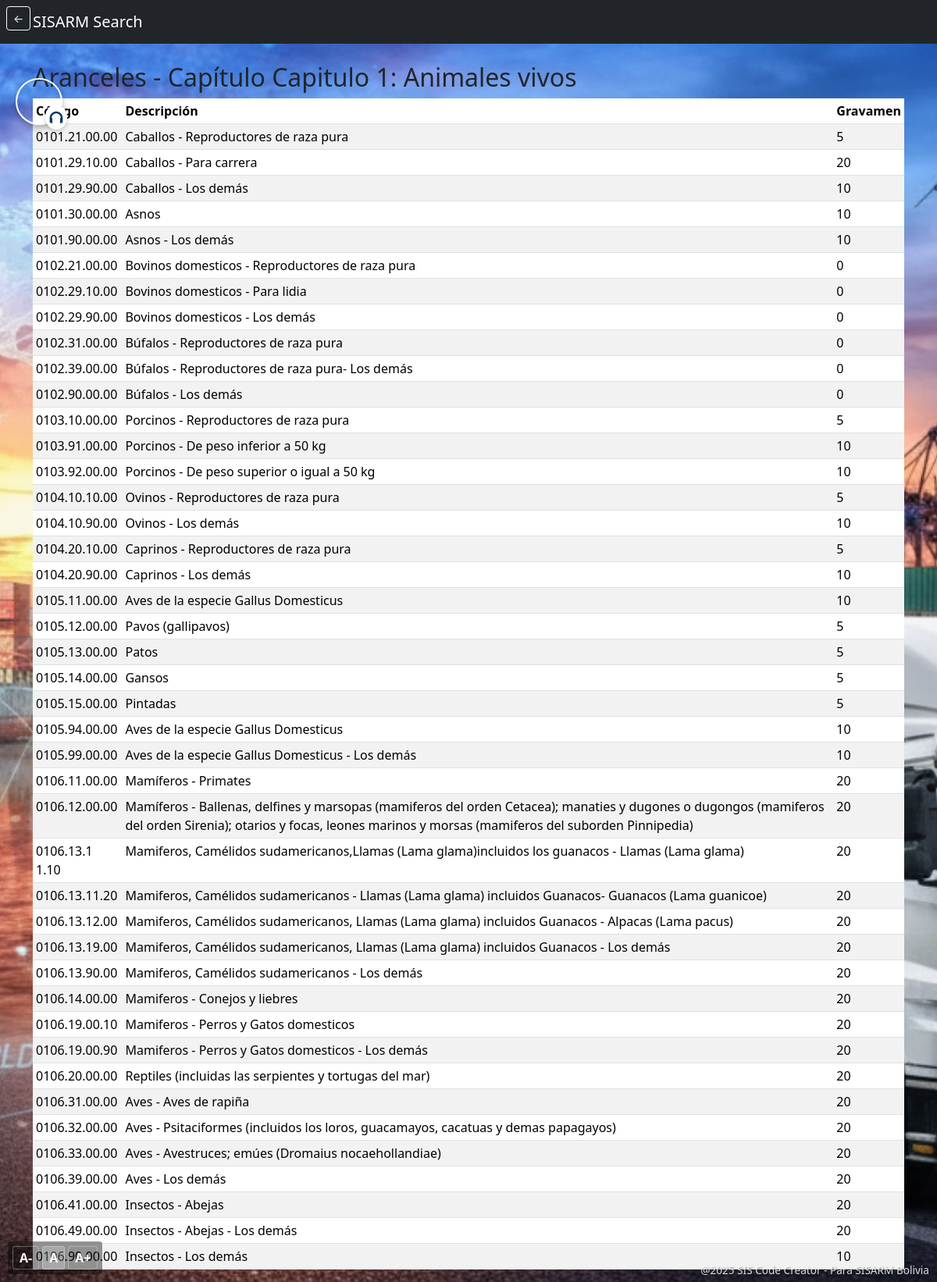
The page /aranceles/Capitulo 1: Animales vivos/ on the database its author committed.
### partidas/models.py (models this page shows, shortened)
class PartidaArancelaria(models.Model):
    capitulo = models.CharField(max_length=10, default="Sin datos")
    partida = models.CharField(max_length=10, default="Sin datos")
    subpartida = models.CharField(max_length=10, default="Sin datos")
    codigo = models.CharField(max_length=50, default="Sin datos")
    descripcion = models.TextField(default="Sin datos")
    gravamen = models.CharField(max_length=50, default="Sin datos")
    ice_iehd = models.CharField(max_length=50, default="Sin datos")
    unidad_medida = models.CharField(max_length=50, default="Sin datos")
    despacho_frontera = models.CharField(max_length=50, default="Sin datos")
    tipo_documento = models.CharField(max_length=50, default="Sin datos")
    entidad_emite = models.CharField(max_length=100, default="Sin datos")
    disp_legal = models.TextField(default="Sin datos")
    can_ace36_ace47_ven = models.CharField(max_length=50, default="Sin datos")
    ace22_chi_prot = models.CharField(max_length=50, default="Sin datos")
    ace66_mexico = models.CharField(max_length=50, default="Sin datos")
    permisos = models.TextField(default="Sin datos")
    subpartidas = models.TextField(default="Sin datos")
    referencia_legal = models.TextField(default="Sin datos")
    updated_at = models.DateTimeField(auto_now=True, null=True, blank=True)

### partidas/views.py (the view)
# urls.py: path('aranceles/<str:capitulo>/', views.aranceles_por_capitulo, name='aranceles_por_capitulo'),
def aranceles_por_capitulo(request, capitulo):
    qs = PartidaArancelaria.objects.filter(capitulo=capitulo).order_by('codigo')
    return render(request, 'partidas/aranceles_por_capitulo.html', {'capitulo': capitulo, 'aranceles': qs})

### partidas/templates/partidas/aranceles_por_capitulo.html (shortened to what this page needs)
{% extends 'partidas/base.html' %}
{% load static %}
{% block body_class %}detalle-bg{% endblock %}
{% block content %}
<h2>Aranceles - Capítulo {{ capitulo }}</h2>
{% if aranceles %}
  <div class="table-responsive">
    <table class="table table-sm table-striped">
      <thead><tr><th>Código</th><th>Descripción</th><th>Gravamen</th></tr></thead>
      <tbody>
        {% for a in aranceles %}
        <tr>
          <td>{{ a.codigo }}</td>
          <td>{{ a.descripcion }}</td>
          <td>{{ a.gravamen }}</td>
        </tr>
        {% endfor %}
      </tbody>
    </table>
  </div>
{% else %}
  <div class="alert alert-info" role="alert">
    No hay partidas registradas para este capítulo.
  </div>
{% endif %}
{% endblock %}

### rows shown on the page
PartidaArancelaria: codigo "0101.21.00.00", descripcion "Caballos - Reproductores de raza pura", gravamen "5"
PartidaArancelaria: codigo "0101.29.10.00", descripcion "Caballos - Para carrera", gravamen "20"
PartidaArancelaria: codigo "0101.29.90.00", descripcion "Caballos - Los demás", gravamen "10"
PartidaArancelaria: codigo "0101.30.00.00", descripcion "Asnos", gravamen "10"
PartidaArancelaria: codigo "0101.90.00.00", descripcion "Asnos - Los demás", gravamen "10"
PartidaArancelaria: codigo "0102.21.00.00", descripcion "Bovinos domesticos - Reproductores de raza pura", gravamen "0"
PartidaArancelaria: codigo "0102.29.10.00", descripcion "Bovinos domesticos - Para lidia", gravamen "0"
PartidaArancelaria: codigo "0102.29.90.00", descripcion "Bovinos domesticos - Los demás", gravamen "0"
PartidaArancelaria: codigo "0102.31.00.00", descripcion "Búfalos - Reproductores de raza pura", gravamen "0"
PartidaArancelaria: codigo "0102.39.00.00", descripcion "Búfalos - Reproductores de raza pura- Los demás", gravamen "0"
PartidaArancelaria: codigo "0102.90.00.00", descripcion "Búfalos - Los demás", gravamen "0"
PartidaArancelaria: codigo "0103.10.00.00", descripcion "Porcinos - Reproductores de raza pura", gravamen "5"
PartidaArancelaria: codigo "0103.91.00.00", descripcion "Porcinos - De peso inferior a 50 kg", gravamen "10"
PartidaArancelaria: codigo "0103.92.00.00", descripcion "Porcinos - De peso superior o igual a 50 kg", gravamen "10"
PartidaArancelaria: codigo "0104.10.10.00", descripcion "Ovinos - Reproductores de raza pura", gravamen "5"
PartidaArancelaria: codigo "0104.10.90.00", descripcion "Ovinos - Los demás", gravamen "10"
PartidaArancelaria: codigo "0104.20.10.00", descripcion "Caprinos - Reproductores de raza pura", gravamen "5"
PartidaArancelaria: codigo "0104.20.90.00", descripcion "Caprinos - Los demás", gravamen "10"
PartidaArancelaria: codigo "0105.11.00.00", descripcion "Aves de la especie Gallus Domesticus", gravamen "10"
PartidaArancelaria: codigo "0105.12.00.00", descripcion "Pavos (gallipavos)", gravamen "5"
PartidaArancelaria: codigo "0105.13.00.00", descripcion "Patos", gravamen "5"
PartidaArancelaria: codigo "0105.14.00.00", descripcion "Gansos", gravamen "5"
PartidaArancelaria: codigo "0105.15.00.00", descripcion "Pintadas", gravamen "5"
PartidaArancelaria: codigo "0105.94.00.00", descripcion "Aves de la especie Gallus Domesticus", gravamen "10"
PartidaArancelaria: codigo "0105.99.00.00", descripcion "Aves de la especie Gallus Domesticus - Los demás", gravamen "10"
PartidaArancelaria: codigo "0106.11.00.00", descripcion "Mamíferos - Primates", gravamen "20"
PartidaArancelaria: codigo "0106.12.00.00", descripcion "Mamíferos - Ballenas, delfines y marsopas (mamiferos del orden Cetacea); manaties y dugones o dugongos (mamiferos del orden Sirenia); otarios y focas, leones marinos y morsas (mamiferos del suborden Pinnipedia)", gravamen "20"
PartidaArancelaria: codigo "0106.13.1 1.10", descripcion "Mamiferos, Camélidos sudamericanos,Llamas (Lama glama)incluidos los guanacos - Llamas (Lama glama)", gravamen "20"
PartidaArancelaria: codigo "0106.13.11.20", descripcion "Mamiferos, Camélidos sudamericanos - Llamas (Lama glama) incluidos Guanacos- Guanacos (Lama guanicoe)", gravamen "20"
PartidaArancelaria: codigo "0106.13.12.00", descripcion "Mamiferos, Camélidos sudamericanos, Llamas (Lama glama) incluidos Guanacos - Alpacas (Lama pacus)", gravamen "20"
PartidaArancelaria: codigo "0106.13.19.00", descripcion "Mamiferos, Camélidos sudamericanos, Llamas (Lama glama) incluidos Guanacos - Los demás", gravamen "20"
PartidaArancelaria: codigo "0106.13.90.00", descripcion "Mamiferos, Camélidos sudamericanos - Los demás", gravamen "20"
PartidaArancelaria: codigo "0106.14.00.00", descripcion "Mamiferos - Conejos y liebres", gravamen "20"
PartidaArancelaria: codigo "0106.19.00.10", descripcion "Mamiferos - Perros y Gatos domesticos", gravamen "20"
PartidaArancelaria: codigo "0106.19.00.90", descripcion "Mamiferos - Perros y Gatos domesticos - Los demás", gravamen "20"
PartidaArancelaria: codigo "0106.20.00.00", descripcion "Reptiles (incluidas las serpientes y tortugas del mar)", gravamen "20"
PartidaArancelaria: codigo "0106.31.00.00", descripcion "Aves - Aves de rapiña", gravamen "20"
PartidaArancelaria: codigo "0106.32.00.00", descripcion "Aves - Psitaciformes (incluidos los loros, guacamayos, cacatuas y demas papagayos)", gravamen "20"
PartidaArancelaria: codigo "0106.33.00.00", descripcion "Aves - Avestruces; emúes (Dromaius nocaehollandiae)", gravamen "20"
PartidaArancelaria: codigo "0106.39.00.00", descripcion "Aves - Los demás", gravamen "20"
PartidaArancelaria: codigo "0106.41.00.00", descripcion "Insectos - Abejas", gravamen "20"
PartidaArancelaria: codigo "0106.49.00.00", descripcion "Insectos - Abejas - Los demás", gravamen "20"
PartidaArancelaria: codigo "0106.90.00.00", descripcion "Insectos - Los demás", gravamen "10"

### other values the page prints
{{ capitulo }} "Capitulo 1: Animales vivos"
